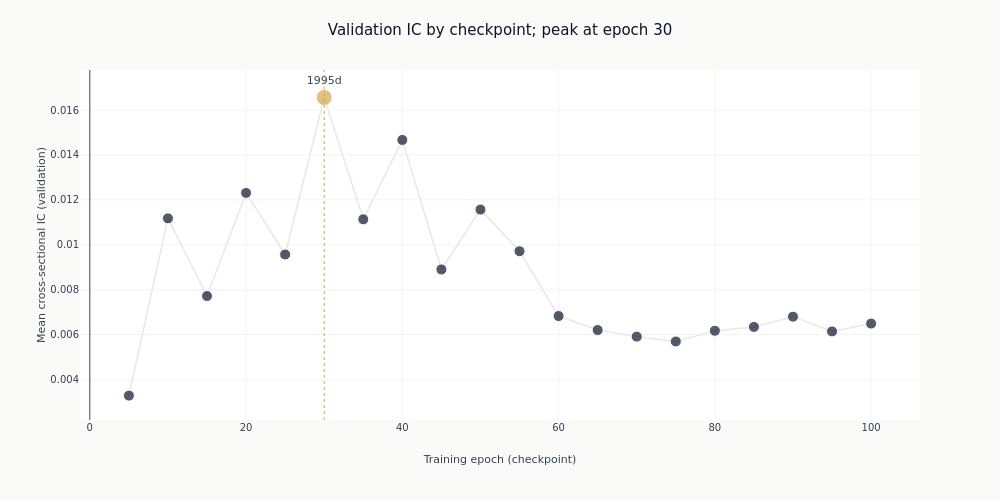

Here is the notebook cell this chart was saved with:
### Markdown cell above
## 6. The learning curve

Validation IC at each epoch checkpoint. The peak is amber; any checkpoint left unpublished
for partial coverage is copper. A curve that rises and then falls is the model fitting and then
overfitting the validation folds; a flat one says the epoch count was never the binding choice.

### Code cell
_epochs = checkpoints["checkpoint_value"].cast(pl.Int64).to_list()
_ics = checkpoints["ic_mean_daily"].to_list()
_days = checkpoints["ic_n_days"].to_list()
_colors = [
    COLORS["amber"]
    if epoch == PEAK_EPOCH
    else (COLORS["copper"] if epoch in partial_epochs else COLORS["blue"])
    for epoch in _epochs
]
fig_lc = go.Figure(
    go.Scatter(
        x=_epochs,
        y=_ics,
        mode="lines+markers+text",
        line=dict(color=COLORS["silver_muted"], width=1.5),
        marker=dict(
            color=_colors,
            size=[16 if epoch == PEAK_EPOCH else 11 for epoch in _epochs],
            line=dict(color="white", width=1),
        ),
        text=[
            f"{days:.0f}d" if epoch == PEAK_EPOCH or days < FULL_DAYS else ""
            for epoch, days in zip(_epochs, _days, strict=True)
        ],
        textposition="top center",
        showlegend=False,
    )
)
fig_lc.add_vline(x=PEAK_EPOCH, line=dict(color=COLORS["amber"], width=1, dash="dot"))
fig_lc.update_layout(
    title=(
        f"Validation IC by checkpoint; peak at epoch {PEAK_EPOCH}"
        + (f", partial epochs {partial_epochs} not published" if partial_epochs else "")
    ),
    height=500,
    width=1000,
    margin=dict(t=70),
    title_font=dict(size=15),
)
fig_lc.update_xaxes(title_text="Training epoch (checkpoint)")
fig_lc.update_yaxes(title_text="Mean cross-sectional IC (validation)")
fig_lc.show()

### Figure 1 — Plotly figure (JSON) as saved in the notebook; plotly's stock layout.template omitted (floating-point values rounded to 4 significant figures)
{"data": [{"line": {"color": "#e8e8e6", "width": 1.5}, "marker": {"color": ["#0a1628", "#0a1628", "#0a1628", "#0a1628", "#0a1628", "#D4A84B", "#0a1628", "#0a1628", "#0a1628", "#0a1628", "#0a1628", "#0a1628", "#0a1628", "#0a1628", "#0a1628", "#0a1628", "#0a1628", "#0a1628", "#0a1628", "#0a1628"], "line": {"color": "white", "width": 1}, "size": [11, 11, 11, 11, 11, 16, 11, 11, 11, 11, 11, 11, 11, 11, 11, 11, 11, 11, 11, 11]}, "mode": "lines+markers+text", "showlegend": false, "text": ["", "", "", "", "", "1995d", "", "", "", "", "", "", "", "", "", "", "", "", "", ""], "textposition": "top center", "type": "scatter", "x": [5, 10, 15, 20, 25, 30, 35, 40, 45, 50, 55, 60, 65, 70, 75, 80, 85, 90, 95, 100], "y": [0.003281, 0.01117, 0.007716, 0.01231, 0.009566, 0.01656, 0.01113, 0.01467, 0.008899, 0.01157, 0.009713, 0.006825, 0.006202, 0.005909, 0.005694, 0.00617, 0.00634, 0.006797, 0.006142, 0.006489]}], "layout": {"height": 500, "margin": {"t": 70}, "shapes": [{"line": {"color": "#D4A84B", "dash": "dot", "width": 1}, "type": "line", "x0": 30, "x1": 30, "xref": "x", "y0": 0, "y1": 1, "yref": "y domain"}], "title": {"font": {"size": 15}, "text": "Validation IC by checkpoint; peak at epoch 30"}, "width": 1000, "xaxis": {"title": {"text": "Training epoch (checkpoint)"}}, "yaxis": {"title": {"text": "Mean cross-sectional IC (validation)"}}}}
